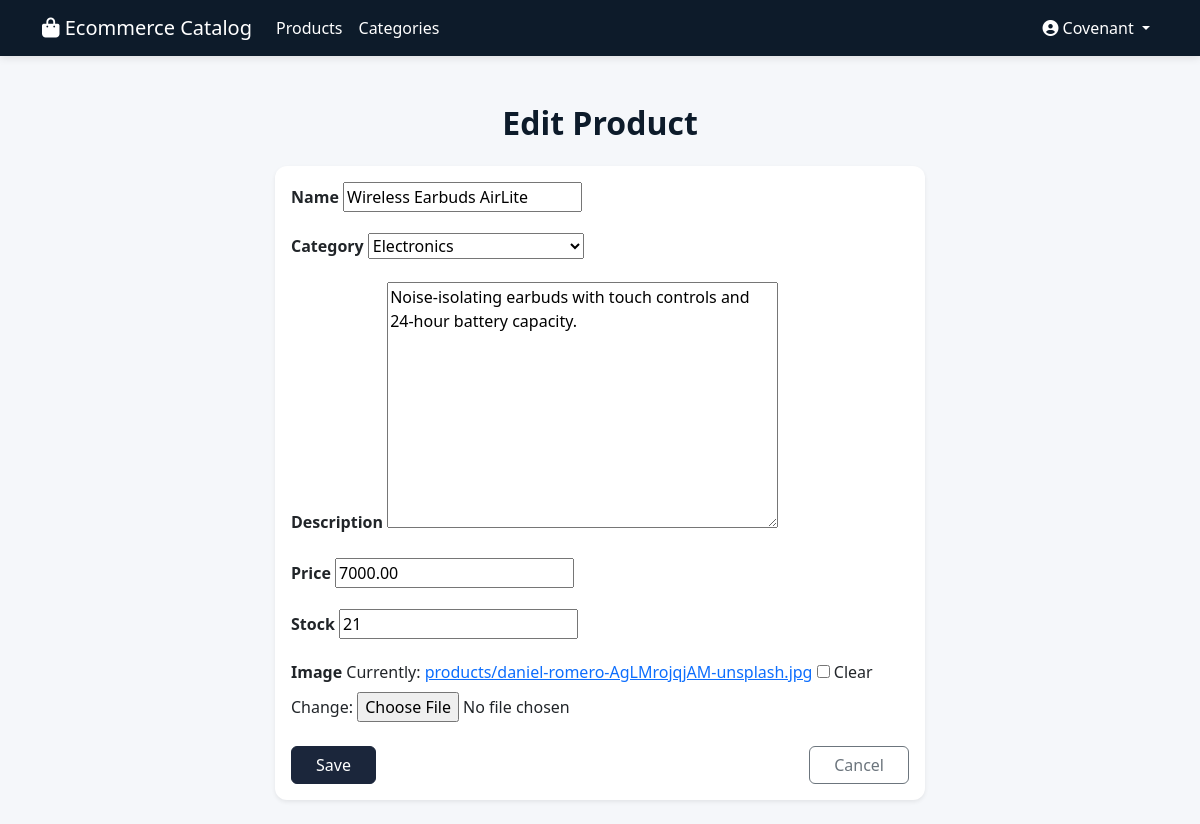
Screenshot of /catalog/products/wireless-earbuds-airlite/edit/ (signed in) with the database file from the repository.
### catalog/models.py (models this page shows, shortened)
class Product(models.Model):
    name = models.CharField(max_length=255)
    slug = models.SlugField(max_length=255, unique=True, blank=True)
    category = models.ForeignKey(Category, on_delete=models.CASCADE, related_name='products')
    description = models.TextField(blank=True, null=True)
    price = models.DecimalField(max_digits=12, decimal_places=2)
    stock = models.PositiveIntegerField(default=0)
    image = models.ImageField(upload_to='products/', blank=True, null=True)
    created_at = models.DateTimeField(auto_now_add=True)
    class Meta:
        ordering = ['-created_at']

### catalog/views.py (the view)
# urls.py: path('products/<slug:slug>/edit/', views.product_update_view, name='product_update'),
@login_required(login_url='login')
def product_update_view(request, slug):
    product = get_object_or_404(Product, slug=slug)
    if request.method == 'POST':
        form = ProductForm(request.POST, request.FILES, instance=product)
        if form.is_valid():
            form.save()
            messages.success(request, 'Product updated successfully!')
            return redirect('product_detail', slug=product.slug)
    else:
        form = ProductForm(instance=product)
    return render(request, 'catalog/product_form.html', {'form': form, 'product': product})

### catalog/forms.py
class ProductForm(forms.ModelForm):
    class Meta:
        model = Product
        fields = ['name', 'category', 'description', 'price', 'stock', 'image']

### catalog/models.py (called while the page is built)
    def __str__(self):
        return self.name

### catalog/templates/catalog/product_form.html (shortened to what this page needs)
{% extends 'catalog/base.html' %}
{% block content %}
<div class="container py-4">
  <h2 class="mb-4 fw-bold text-center">
    {% if product %}Edit Product{% else %}Add Product{% endif %}
  </h2>
  <div class="card border-0 shadow-sm mx-auto" style="max-width: 650px;">
    <div class="card-body">
      <form method="post" enctype="multipart/form-data">
        {% for field in form %}
          <div class="mb-3">
            <label class="form-label fw-semibold">{{ field.label }}</label>
            {{ field }}
          </div>
        {% endfor %}
        <div class="d-flex justify-content-between mt-4">
          <button class="btn btn-primary px-4" type="submit">Save</button>
          <a class="btn btn-outline-secondary px-4" href="{% url 'product_list' %}">Cancel</a>
        </div>
      </form>
    </div>
  </div>
</div>
{% endblock %}

### catalog/templates/catalog/base.html (shortened to what this page needs)
<!doctype html>
<html lang="en">
  <head>
    <link href="https://cdn.jsdelivr.net/npm/bootstrap@5.3.0/dist/css/bootstrap.min.css" rel="stylesheet">
    <link rel="stylesheet" href="https://cdnjs.cloudflare.com/ajax/libs/font-awesome/6.4.0/css/all.min.css">
  </head>
  <body>
    <nav class="navbar navbar-expand-lg">
      <div class="container">
        <a class="navbar-brand" href="{% url 'home' %}">
          <i class="fas fa-shopping-bag"></i> Ecommerce Catalog
        </a>
        <div class="collapse navbar-collapse" id="nav">
          <ul class="navbar-nav me-auto">
            <li class="nav-item"><a class="nav-link" href="{% url 'product_list' %}">Products</a></li>
            <li class="nav-item"><a class="nav-link" href="{% url 'category_list' %}">Categories</a></li>
          </ul>
          <ul class="navbar-nav ms-auto">
            {% if user.is_authenticated %}
              <li class="nav-item dropdown auth-dropdown">
                <a class="nav-link dropdown-toggle" href="#" id="userDropdown" role="button" data-bs-toggle="dropdown">
                  <i class="fas fa-user-circle"></i>
                  {{ user.first_name|default:user.username }}
                </a>
              </li>
            {% endif %}
          </ul>
        </div>
      </div>
    </nav>
    <div class="container mt-4">
      {% block content %}{% endblock %}
    </div>
  </body>
</html>

### catalog/templates/catalog/base.html (style rules this page uses)
body { background-color: #f5f7fa; font-family: "Segoe UI", sans-serif; }
.navbar { background: #0d1b2a; box-shadow: 0 2px 8px rgba(0,0,0,0.1); }
.navbar .navbar-brand, .navbar .nav-link { color: #ffffff !important; font-weight: 500; transition: all 0.3s ease; }
.card { border: none; border-radius: 12px; box-shadow: 0 4px 12px rgba(0,0,0,0.1); transition: transform .15s ease, box-shadow .15s ease; }
.btn-primary { background-color: #1b263b; border-color: #1b263b; }
h1, h2, h4, h5 { color: #0d1b2a; }

### rows the page displays
Product: form "Wireless Earbuds AirLite" "Electronics" "Noise-isolating earbuds with touch controls and 24-hour battery capacity." "7000.00" "21"

### other values shown
{{ user.first_name|default:user.username }} "Covenant"
{{ field.label }} "Name" "Category" "Description" "Price" "Stock" "Image"
